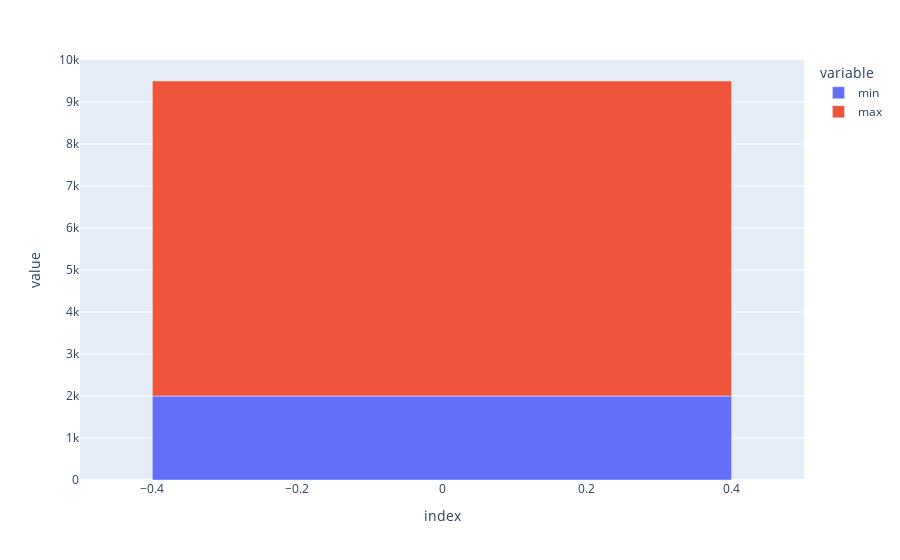

The cell this chart's notebook holds for it:
### Code cell
px.bar(pl)

### Figure 1 — Plotly figure (JSON) as saved in the notebook; plotly's stock layout.template omitted (floating-point values rounded to 4 significant figures)
{"data": [{"alignmentgroup": "True", "hovertemplate": "variable=min<br>index=%{x}<br>value=%{y}<extra></extra>", "legendgroup": "min", "marker": {"color": "#636efa", "pattern": {"shape": ""}}, "name": "min", "offsetgroup": "min", "orientation": "v", "showlegend": true, "textposition": "auto", "type": "bar", "x": [0], "xaxis": "x", "y": [2000], "yaxis": "y"}, {"alignmentgroup": "True", "hovertemplate": "variable=max<br>index=%{x}<br>value=%{y}<extra></extra>", "legendgroup": "max", "marker": {"color": "#EF553B", "pattern": {"shape": ""}}, "name": "max", "offsetgroup": "max", "orientation": "v", "showlegend": true, "textposition": "auto", "type": "bar", "x": [0], "xaxis": "x", "y": [7500], "yaxis": "y"}], "layout": {"barmode": "relative", "legend": {"title": {"text": "variable"}, "tracegroupgap": 0}, "margin": {"t": 60}, "xaxis": {"anchor": "y", "domain": [0, 1], "title": {"text": "index"}}, "yaxis": {"anchor": "x", "domain": [0, 1], "title": {"text": "value"}}}}
